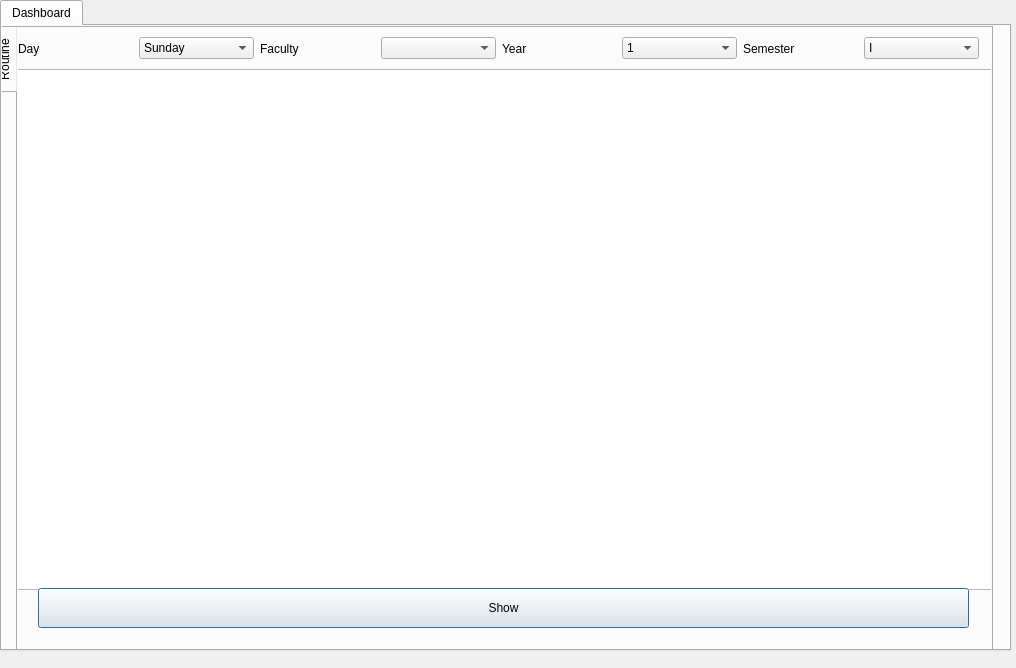
<?xml version="1.0" encoding="UTF-8"?>
<ui version="4.0">
 <class>studentwindow</class>
 <widget class="QDialog" name="studentwindow">
  <property name="geometry">
   <rect>
    <x>0</x>
    <y>0</y>
    <width>1016</width>
    <height>668</height>
   </rect>
  </property>
  <property name="windowTitle">
   <string>Dialog</string>
  </property>
  <widget class="QTabWidget" name="tabWidget">
   <property name="geometry">
    <rect>
     <x>0</x>
     <y>0</y>
     <width>1011</width>
     <height>651</height>
    </rect>
   </property>
   <property name="currentIndex">
    <number>0</number>
   </property>
   <widget class="QWidget" name="tab">
    <attribute name="title">
     <string>Dashboard</string>
    </attribute>
    <widget class="QTabWidget" name="tabWidget_2">
     <property name="geometry">
      <rect>
       <x>-10</x>
       <y>0</y>
       <width>1001</width>
       <height>631</height>
      </rect>
     </property>
     <property name="tabPosition">
      <enum>QTabWidget::West</enum>
     </property>
     <property name="currentIndex">
      <number>0</number>
     </property>
     <widget class="QWidget" name="tab_3">
      <attribute name="title">
       <string>Routine</string>
      </attribute>
      <widget class="QWidget" name="layoutWidget">
       <property name="geometry">
        <rect>
         <x>0</x>
         <y>0</y>
         <width>961</width>
         <height>41</height>
        </rect>
       </property>
       <layout class="QHBoxLayout" name="horizontalLayout">
        <item>
         <widget class="QLabel" name="label_4">
          <property name="text">
           <string>Day</string>
          </property>
         </widget>
        </item>
        <item>
         <widget class="QComboBox" name="routine_day">
          <item>
           <property name="text">
            <string>Sunday</string>
           </property>
          </item>
          <item>
           <property name="text">
            <string>Monday</string>
           </property>
          </item>
          <item>
           <property name="text">
            <string>Tuesday</string>
           </property>
          </item>
          <item>
           <property name="text">
            <string>Wednesday</string>
           </property>
          </item>
          <item>
           <property name="text">
            <string>Thursday</string>
           </property>
          </item>
          <item>
           <property name="text">
            <string>Friday</string>
           </property>
          </item>
         </widget>
        </item>
        <item>
         <widget class="QLabel" name="label_2">
          <property name="text">
           <string>Faculty</string>
          </property>
         </widget>
        </item>
        <item>
         <widget class="QComboBox" name="routine_faculty"/>
        </item>
        <item>
         <widget class="QLabel" name="label">
          <property name="text">
           <string>Year</string>
          </property>
         </widget>
        </item>
        <item>
         <widget class="QComboBox" name="routine_year">
          <item>
           <property name="text">
            <string>1</string>
           </property>
          </item>
          <item>
           <property name="text">
            <string>2</string>
           </property>
          </item>
          <item>
           <property name="text">
            <string>3</string>
           </property>
          </item>
          <item>
           <property name="text">
            <string>4</string>
           </property>
          </item>
          <item>
           <property name="text">
            <string/>
           </property>
          </item>
          <item>
           <property name="text">
            <string/>
           </property>
          </item>
         </widget>
        </item>
        <item>
         <widget class="QLabel" name="label_3">
          <property name="text">
           <string>Semester</string>
          </property>
         </widget>
        </item>
        <item>
         <widget class="QComboBox" name="routine_semester">
          <item>
           <property name="text">
            <string>I</string>
           </property>
          </item>
          <item>
           <property name="text">
            <string>II</string>
           </property>
          </item>
          <item>
           <property name="text">
            <string/>
           </property>
          </item>
          <item>
           <property name="text">
            <string/>
           </property>
          </item>
         </widget>
        </item>
       </layout>
      </widget>
      <widget class="QTableView" name="routine_table">
       <property name="geometry">
        <rect>
         <x>-5</x>
         <y>41</y>
         <width>991</width>
         <height>521</height>
        </rect>
       </property>
      </widget>
      <widget class="QPushButton" name="routine_show">
       <property name="geometry">
        <rect>
         <x>20</x>
         <y>560</y>
         <width>931</width>
         <height>40</height>
        </rect>
       </property>
       <property name="minimumSize">
        <size>
         <width>0</width>
         <height>30</height>
        </size>
       </property>
       <property name="text">
        <string>Show</string>
       </property>
      </widget>
     </widget>
    </widget>
   </widget>
  </widget>
 </widget>
 <resources/>
 <connections/>
</ui>
